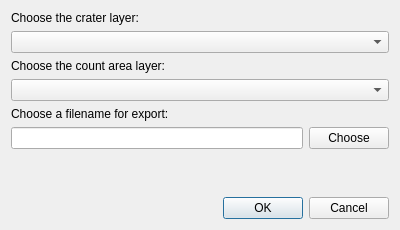
<?xml version="1.0" encoding="UTF-8"?>
<ui version="4.0">
 <class>ExportDialogBase</class>
 <widget class="QDialog" name="ExportDialogBase">
  <property name="geometry">
   <rect>
    <x>0</x>
    <y>0</y>
    <width>400</width>
    <height>230</height>
   </rect>
  </property>
  <property name="windowTitle">
   <string>Circle Craters Export</string>
  </property>
  <layout class="QVBoxLayout" name="verticalLayout">
   <item>
    <widget class="QLabel" name="label_1">
     <property name="text">
      <string>Choose the crater layer:</string>
     </property>
    </widget>
   </item>
   <item>
    <widget class="QComboBox" name="crater_layer_select"/>
   </item>
   <item>
    <widget class="QLabel" name="label_2">
     <property name="text">
      <string>Choose the count area layer:</string>
     </property>
    </widget>
   </item>
   <item>
    <widget class="QComboBox" name="area_layer_select">
     <property name="enabled">
      <bool>true</bool>
     </property>
    </widget>
   </item>
   <item>
    <widget class="QLabel" name="label_5">
     <property name="text">
      <string>Choose a filename for export:</string>
     </property>
    </widget>
   </item>
   <item>
    <layout class="QHBoxLayout" name="horizontalLayout">
     <item>
      <widget class="QLineEdit" name="filename_input"/>
     </item>
     <item>
      <widget class="QPushButton" name="filename_choose_button">
       <property name="enabled">
        <bool>true</bool>
       </property>
       <property name="text">
        <string>Choose</string>
       </property>
      </widget>
     </item>
    </layout>
   </item>
   <item>
    <spacer name="verticalSpacer">
     <property name="orientation">
      <enum>Qt::Vertical</enum>
     </property>
     <property name="sizeHint" stdset="0">
      <size>
       <width>20</width>
       <height>40</height>
      </size>
     </property>
    </spacer>
   </item>
   <item>
    <widget class="QDialogButtonBox" name="button_box">
     <property name="orientation">
      <enum>Qt::Horizontal</enum>
     </property>
     <property name="standardButtons">
      <set>QDialogButtonBox::Cancel|QDialogButtonBox::Ok</set>
     </property>
    </widget>
   </item>
  </layout>
 </widget>
 <resources/>
 <connections>
  <connection>
   <sender>button_box</sender>
   <signal>accepted()</signal>
   <receiver>ExportDialogBase</receiver>
   <slot>accept()</slot>
   <hints>
    <hint type="sourcelabel">
     <x>20</x>
     <y>20</y>
    </hint>
    <hint type="destinationlabel">
     <x>20</x>
     <y>20</y>
    </hint>
   </hints>
  </connection>
  <connection>
   <sender>button_box</sender>
   <signal>rejected()</signal>
   <receiver>ExportDialogBase</receiver>
   <slot>reject()</slot>
   <hints>
    <hint type="sourcelabel">
     <x>20</x>
     <y>20</y>
    </hint>
    <hint type="destinationlabel">
     <x>20</x>
     <y>20</y>
    </hint>
   </hints>
  </connection>
 </connections>
</ui>
